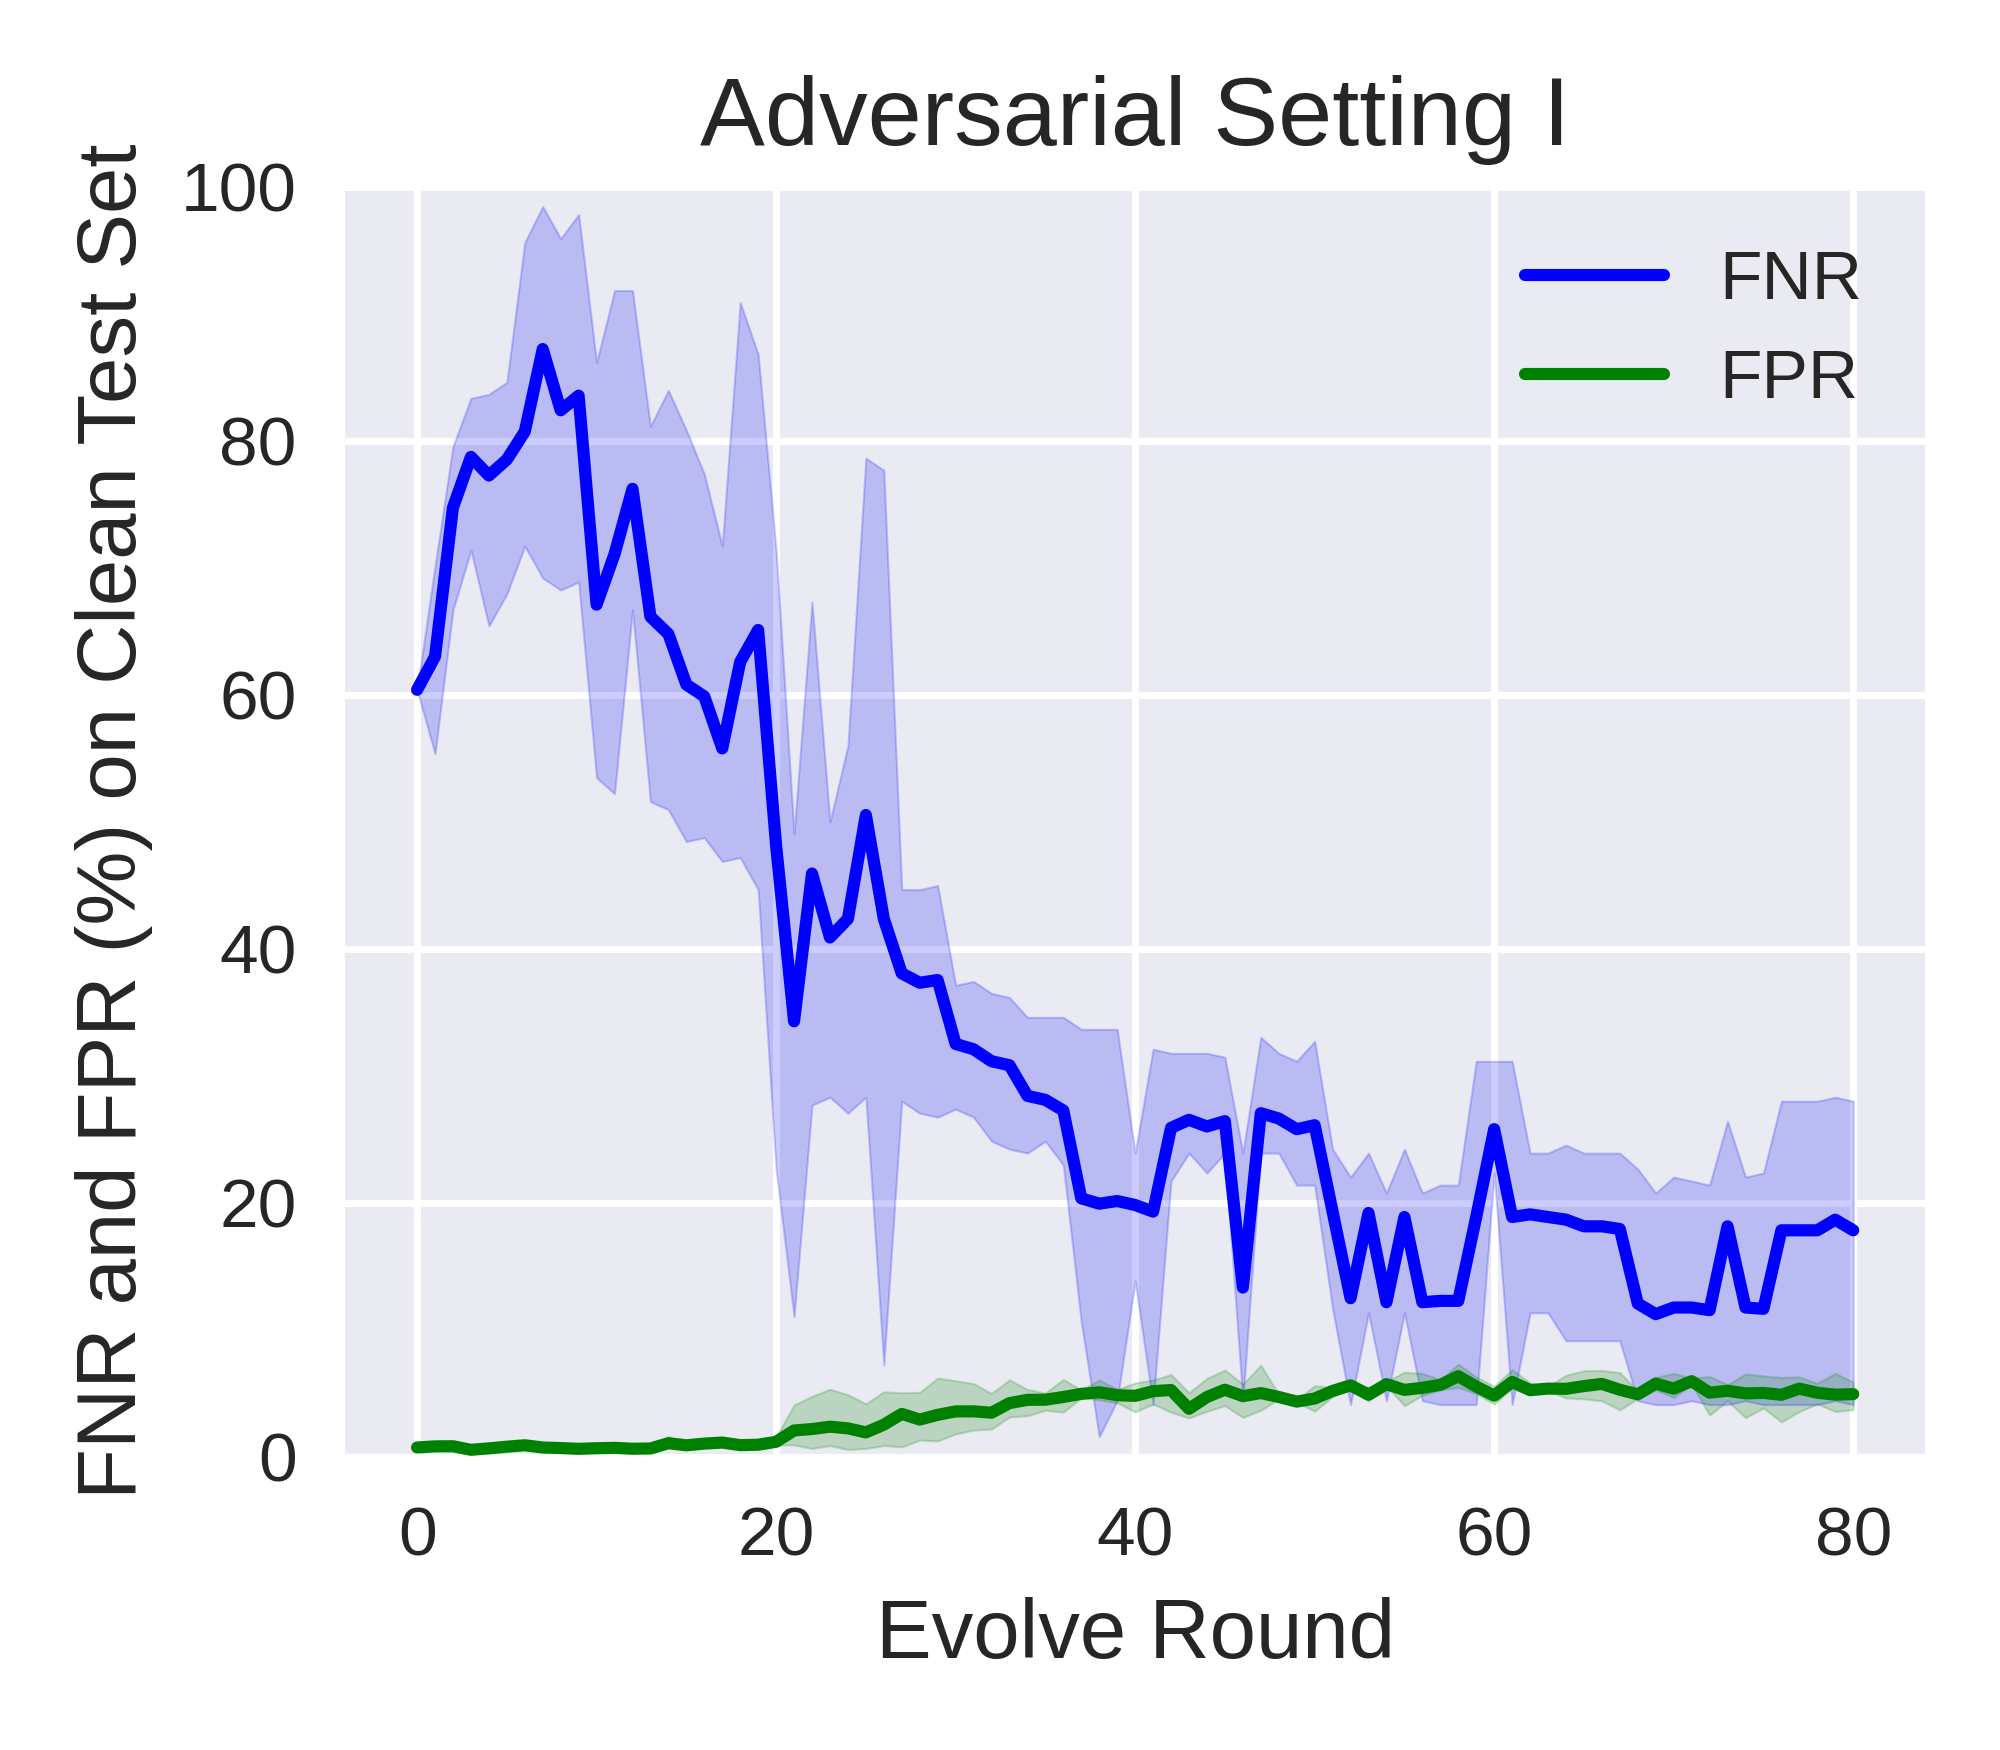

Generate this figure with Python:
import matplotlib.pyplot as plt
import pandas as pd
import seaborn as sns

advset1_rounds80_FNrate_on_cle_file = pd.read_csv('test_FNrate_list_advset1_round80_seed012.csv')

advset1_rounds80_FNrate_on_cle_df = pd.DataFrame(advset1_rounds80_FNrate_on_cle_file)

advset1_rounds80_FNrate_on_cle_seed_0_df = advset1_rounds80_FNrate_on_cle_df.drop(columns=['seed1','seed2'])  
advset1_rounds80_FNrate_on_cle_seed_0_df.rename(columns={'seed0': 'FNR'}, inplace=True)

advset1_rounds80_FNrate_on_cle_seed_1_df = advset1_rounds80_FNrate_on_cle_df.drop(columns=['seed0','seed2'])  
advset1_rounds80_FNrate_on_cle_seed_1_df.rename(columns={'seed1': 'FNR'}, inplace=True)

advset1_rounds80_FNrate_on_cle_seed_2_df = advset1_rounds80_FNrate_on_cle_df.drop(columns=['seed0','seed1'])  
advset1_rounds80_FNrate_on_cle_seed_2_df.rename(columns={'seed2': 'FNR'}, inplace=True)

print("advset1_rounds80_FNrate_on_cle_df:\n",advset1_rounds80_FNrate_on_cle_df)  
print("advset1_rounds80_FNrate_on_cle_seed_0_df:\n",advset1_rounds80_FNrate_on_cle_seed_0_df)  
print("advset1_rounds80_FNrate_on_cle_seed_1_df:\n",advset1_rounds80_FNrate_on_cle_seed_1_df)  
print("advset1_rounds80_FNrate_on_cle_seed_2_df:\n",advset1_rounds80_FNrate_on_cle_seed_2_df)  



advset1_rounds80_FNrate_on_cle_merge_df = pd.concat([advset1_rounds80_FNrate_on_cle_seed_0_df, advset1_rounds80_FNrate_on_cle_seed_1_df, advset1_rounds80_FNrate_on_cle_seed_2_df])
# advset1_rounds80_FNrate_on_cle_merge_df = pd.concat([advset1_rounds80_FNrate_on_cle_df, advset1_rounds80_FNrate_on_cle_df, advset1_rounds80_FNrate_on_cle_df])

print("advset1_rounds80_FNrate_on_cle_merge_df:\n",advset1_rounds80_FNrate_on_cle_merge_df)  

advset1_rounds80_FNrate_on_cle_merge_df = advset1_rounds80_FNrate_on_cle_merge_df.reset_index(drop=True)

print("advset1_rounds80_FNrate_on_cle_merge_df:\n",advset1_rounds80_FNrate_on_cle_merge_df)  


# sns.set_theme(style="darkgrid")
plt.style.use('seaborn') 
# plt.style.use('default') 
# plt.style.use('seaborn-deep') 

# plt.figure(figsize=(4, 3.5), dpi=500)
_, ax = plt.subplots(nrows=1, ncols=1, figsize=(4, 3.5), tight_layout=True, dpi=500) #dpi=100 分辨率


sns_plot=sns.lineplot(data=advset1_rounds80_FNrate_on_cle_merge_df, x='round', y='FNR', color='b')
ax.set_xlabel('Evolve Round', fontsize=12)
ax.set_ylabel('FNR (%) on Clean Test Set', fontsize=12)
plt.ylim(0, 100)

ax.set_title('Adversarial Setting I', fontsize=14); 

savepath = f'/home/huan1932/ARIoTEDef/drawfigure/advset1/round80/fnr-fpr-on-cle'
savename = f'line-shadow-figure-advset1-round80-FNR-on-cle-seed012'
plt.savefig(fname=f'{savepath}/{savename}.png',dpi=500)
plt.close   


#========================================================================================================
advset1_rounds80_FPrate_on_cle_file = pd.read_csv('test_FPrate_list_advset1_round80_seed012.csv')

advset1_rounds80_FPrate_on_cle_df = pd.DataFrame(advset1_rounds80_FPrate_on_cle_file)

advset1_rounds80_FPrate_on_cle_seed_0_df = advset1_rounds80_FPrate_on_cle_df.drop(columns=['seed1','seed2'])  
advset1_rounds80_FPrate_on_cle_seed_0_df.rename(columns={'seed0': 'FPR'}, inplace=True)

advset1_rounds80_FPrate_on_cle_seed_1_df = advset1_rounds80_FPrate_on_cle_df.drop(columns=['seed0','seed2'])  
advset1_rounds80_FPrate_on_cle_seed_1_df.rename(columns={'seed1': 'FPR'}, inplace=True)

advset1_rounds80_FPrate_on_cle_seed_2_df = advset1_rounds80_FPrate_on_cle_df.drop(columns=['seed0','seed1'])  
advset1_rounds80_FPrate_on_cle_seed_2_df.rename(columns={'seed2': 'FPR'}, inplace=True)

print("advset1_rounds80_FPrate_on_cle_df:\n",advset1_rounds80_FPrate_on_cle_df)  
print("advset1_rounds80_FPrate_on_cle_seed_0_df:\n",advset1_rounds80_FPrate_on_cle_seed_0_df)  
print("advset1_rounds80_FPrate_on_cle_seed_1_df:\n",advset1_rounds80_FPrate_on_cle_seed_1_df)  
print("advset1_rounds80_FPrate_on_cle_seed_2_df:\n",advset1_rounds80_FPrate_on_cle_seed_2_df)  



advset1_rounds80_FPrate_on_cle_merge_df = pd.concat([advset1_rounds80_FPrate_on_cle_seed_0_df, advset1_rounds80_FPrate_on_cle_seed_1_df, advset1_rounds80_FPrate_on_cle_seed_2_df])
# advset1_rounds80_FPrate_on_cle_merge_df = pd.concat([advset1_rounds80_FPrate_on_cle_df, advset1_rounds80_FPrate_on_cle_df, advset1_rounds80_FPrate_on_cle_df])

print("advset1_rounds80_FPrate_on_cle_merge_df:\n",advset1_rounds80_FPrate_on_cle_merge_df)  

advset1_rounds80_FPrate_on_cle_merge_df = advset1_rounds80_FPrate_on_cle_merge_df.reset_index(drop=True)

print("advset1_rounds80_FPrate_on_cle_merge_df:\n",advset1_rounds80_FPrate_on_cle_merge_df)  


# sns.set_theme(style="darkgrid")
plt.style.use('seaborn') 
# plt.style.use('default') 
# plt.style.use('seaborn-deep') 

# plt.figure(figsize=(4, 3.5), dpi=500)
_, ax = plt.subplots(nrows=1, ncols=1, figsize=(4, 3.5), tight_layout=True, dpi=500) #dpi=100 分辨率


sns_plot=sns.lineplot(data=advset1_rounds80_FPrate_on_cle_merge_df, x='round', y='FPR', color='g')
ax.set_xlabel('Evolve Round', fontsize=12)
ax.set_ylabel('FPR (%) on Clean Test Set', fontsize=12)
plt.ylim(0, 100)

ax.set_title('Adversarial Setting I', fontsize=14); 

savepath = f'/home/huan1932/ARIoTEDef/drawfigure/advset1/round80/fnr-fpr-on-cle'
savename = f'line-shadow-figure-advset1-round80-FPR-on-cle-seed012'
plt.savefig(fname=f'{savepath}/{savename}.png',dpi=500)
plt.close   

#========================================================================================================

_, ax = plt.subplots(nrows=1, ncols=1, figsize=(4, 3.5), tight_layout=True, dpi=500) #dpi=100 分辨率


sns_plot=sns.lineplot(data=advset1_rounds80_FNrate_on_cle_merge_df, x='round', y='FNR', label='FNR', color='b')
sns_plot=sns.lineplot(data=advset1_rounds80_FPrate_on_cle_merge_df, x='round', y='FPR', label='FPR',color='g')

plt.legend(
    [f'FNR',
     f'FPR'
     ],
    fontsize=8, 
    loc='upper right') 
plt.legend(title=None)


ax.set_xlabel('Evolve Round', fontsize=12)
ax.set_ylabel('FNR and FPR (%) on Clean Test Set', fontsize=12)
plt.ylim(0, 100)

ax.set_title('Adversarial Setting I', fontsize=14); 

savepath = f'/home/huan1932/ARIoTEDef/drawfigure/advset1/round80/fnr-fpr-on-cle'
savename = f'line-shadow-figure-advset1-round80-FNR-FPR-on-cle-seed012'
plt.savefig(fname=f'{savepath}/{savename}.png',dpi=500)
plt.close   